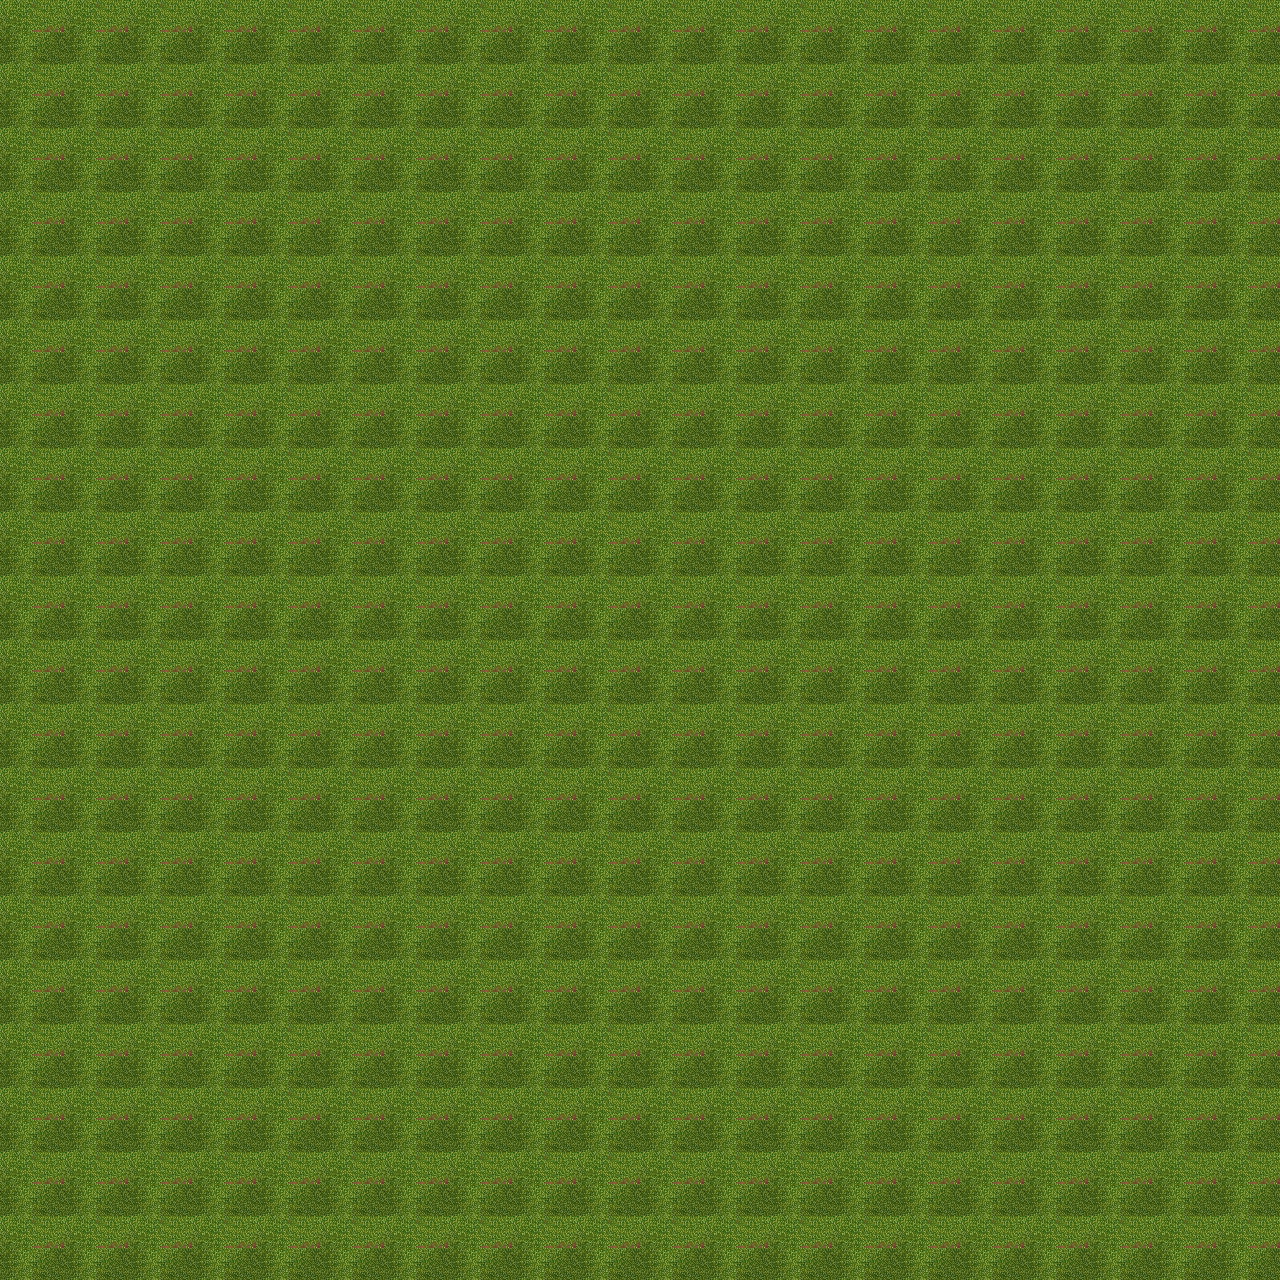

Rendered tile map (Tiled .tmx) drawn with the repository's tilesets; below, a short description and the full map source, tile grids included:
An orthogonal 20x20 tile map with 64x64 px tiles, 1 tile layer (Tile Layer 1).

<map version="1.0" orientation="orthogonal" width="20" height="20" tilewidth="64" tileheight="64">
 <tileset firstgid="1" name="forestground06dv5_0_small" tilewidth="64" tileheight="64">
  <image source="../res/drawable-xhdpi/forestground06dv5_0_small.png" width="512" height="1024" />
 </tileset>
 <layer name="Tile Layer 1" width="20" height="20">
  <data encoding="csv">
12,12,12,12,12,12,12,12,12,12,12,12,12,12,12,12,12,12,12,12,
12,12,12,12,12,12,12,12,12,12,12,12,12,12,12,12,12,12,12,12,
12,12,12,12,12,12,12,12,12,12,12,12,12,12,12,12,12,12,12,12,
12,12,12,12,12,12,12,12,12,12,12,12,12,12,12,12,12,12,12,12,
12,12,12,12,12,12,12,12,12,12,12,12,12,12,12,12,12,12,12,12,
12,12,12,12,12,12,12,12,12,12,12,12,12,12,12,12,12,12,12,12,
12,12,12,12,12,12,12,12,12,12,12,12,12,12,12,12,12,12,12,12,
12,12,12,12,12,12,12,12,12,12,12,12,12,12,12,12,12,12,12,12,
12,12,12,12,12,12,12,12,12,12,12,12,12,12,12,12,12,12,12,12,
12,12,12,12,12,12,12,12,12,12,12,12,12,12,12,12,12,12,12,12,
12,12,12,12,12,12,12,12,12,12,12,12,12,12,12,12,12,12,12,12,
12,12,12,12,12,12,12,12,12,12,12,12,12,12,12,12,12,12,12,12,
12,12,12,12,12,12,12,12,12,12,12,12,12,12,12,12,12,12,12,12,
12,12,12,12,12,12,12,12,12,12,12,12,12,12,12,12,12,12,12,12,
12,12,12,12,12,12,12,12,12,12,12,12,12,12,12,12,12,12,12,12,
12,12,12,12,12,12,12,12,12,12,12,12,12,12,12,12,12,12,12,12,
12,12,12,12,12,12,12,12,12,12,12,12,12,12,12,12,12,12,12,12,
12,12,12,12,12,12,12,12,12,12,12,12,12,12,12,12,12,12,12,12,
12,12,12,12,12,12,12,12,12,12,12,12,12,12,12,12,12,12,12,12,
12,12,12,12,12,12,12,12,12,12,12,12,12,12,12,12,12,12,12,12
</data>
 </layer>
</map>
